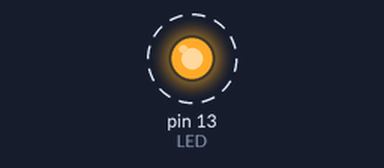
Bench run of a program on a simulated Arduino Uno, built with avr-gcc and run on an emulated ATmega328P. Shown: output pins drawn as LEDs (lit = HIGH). Dashed ring = blinking.

Above: at 0.5 s.
Timing chart, 0 to 4.6 s (numbered marks = the images above):
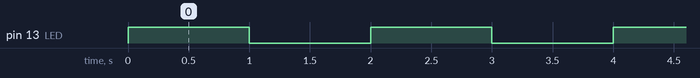

Measured:
- by itself, pin 13 (LED): alternates HIGH for 1.0 s and LOW for 1.0 s

The program:

main.cpp
```cpp
#include <Arduino.h>

//#define ARDUINO_FUNC  1  //comente para uso de macros

#define setBit(valor,bit)     (valor |= (1<<bit))
#define clearBit(valor,bit)   (valor &= ~(1<<bit))
#define testBit(valor,bit)    (valor & (1<<bit))
#define toggleBit(valor, bit)  (valor ^= (1<<bit))


#ifdef ARDUINO_FUNC
#define LED 13          //pino 13 para o LED
#define BT  2           //pino 2 para o BT
#else
#define LED 5           //pino PB5 para o LED
#define BT  2           //pino PD2 para o BT
#endif


void setup() {
  #ifndef ARDUINO_FUNC
  setBit(DDRB,LED);    //configura pino PB5 como saída
  clearBit(DDRD,BT);  //configura pino PD2 como entrada
  #else
  pinMode(LED, OUTPUT);
  pinMode(BT, INPUT);
  #endif

}

void loop() {

  while(1){

    toggleBit(PORTB,LED);
    delay(1000);
  }


  #ifndef ARDUINO_FUNC
  if(!testBit(PIND,BT)){   //se botão pressionado
    setBit(PORTB,LED);      //liga led
  }
  else{                    //se não
    clearBit(PORTB,LED);    //apaga led
  }
  #else
  if(digitalRead(BT) == LOW){
    digitalWrite(LED,HIGH);
  }
  else{
    digitalWrite(LED,LOW);
  }
  #endif
}
```
